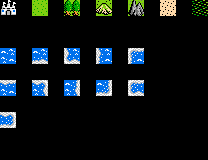

Rendered tile map (Tiled .tmx) drawn with the repository's tilesets; below, a short description and the full map source, tile grids included:
An orthogonal 13x10 tile map with 16x16 px tiles, 9 tile layers (regions, input_Terrain, output_outCastle, output_outField, ...).

<map version="1.0" orientation="orthogonal" renderorder="right-down" width="13" height="10" tilewidth="16" tileheight="16" nextobjectid="1">
 <tileset firstgid="1" source="dw-tiles.tsx" />
 <layer name="regions" width="13" height="10">
  <data encoding="csv">
3,0,3,0,3,0,3,0,3,0,3,0,3,
0,0,0,0,0,0,0,0,0,0,0,0,0,
0,0,0,0,0,0,0,0,0,0,0,0,0,
3,0,3,0,3,0,3,0,3,0,0,0,0,
0,0,0,0,0,0,0,0,0,0,0,0,0,
3,0,3,0,3,0,3,0,3,0,0,0,0,
0,0,0,0,0,0,0,0,0,0,0,0,0,
3,0,0,0,0,0,0,0,0,0,0,0,0,
0,0,0,0,0,0,0,0,0,0,0,0,0,
0,0,0,0,0,0,0,0,0,0,0,0,0
</data>
 </layer>
 <layer name="input_Terrain" width="13" height="10">
  <data encoding="csv">
13,0,15,0,16,0,17,0,18,0,21,0,22,
0,0,0,0,0,0,0,0,0,0,0,0,0,
0,0,0,0,0,0,0,0,0,0,0,0,0,
25,0,26,0,27,0,28,0,29,0,0,0,0,
0,0,0,0,0,0,0,0,0,0,0,0,0,
30,0,31,0,32,0,33,0,34,0,0,0,0,
0,0,0,0,0,0,0,0,0,0,0,0,0,
35,0,0,0,0,0,0,0,0,0,0,0,0,
0,0,0,0,0,0,0,0,0,0,0,0,0,
0,0,0,0,0,0,0,0,0,0,0,0,0
</data>
 </layer>
 <layer name="output_outCastle" width="13" height="10">
  <data encoding="csv">
13,0,0,0,0,0,0,0,0,0,0,0,0,
0,0,0,0,0,0,0,0,0,0,0,0,0,
0,0,0,0,0,0,0,0,0,0,0,0,0,
0,0,0,0,0,0,0,0,0,0,0,0,0,
0,0,0,0,0,0,0,0,0,0,0,0,0,
0,0,0,0,0,0,0,0,0,0,0,0,0,
0,0,0,0,0,0,0,0,0,0,0,0,0,
0,0,0,0,0,0,0,0,0,0,0,0,0,
0,0,0,0,0,0,0,0,0,0,0,0,0,
0,0,0,0,0,0,0,0,0,0,0,0,0
</data>
 </layer>
 <layer name="output_outField" width="13" height="10">
  <data encoding="csv">
0,0,15,0,0,0,0,0,0,0,0,0,0,
0,0,0,0,0,0,0,0,0,0,0,0,0,
0,0,0,0,0,0,0,0,0,0,0,0,0,
0,0,0,0,0,0,0,0,0,0,0,0,0,
0,0,0,0,0,0,0,0,0,0,0,0,0,
0,0,0,0,0,0,0,0,0,0,0,0,0,
0,0,0,0,0,0,0,0,0,0,0,0,0,
0,0,0,0,0,0,0,0,0,0,0,0,0,
0,0,0,0,0,0,0,0,0,0,0,0,0,
0,0,0,0,0,0,0,0,0,0,0,0,0
</data>
 </layer>
 <layer name="output_outHills" width="13" height="10">
  <data encoding="csv">
0,0,0,0,0,0,17,0,0,0,0,0,0,
0,0,0,0,0,0,0,0,0,0,0,0,0,
0,0,0,0,0,0,0,0,0,0,0,0,0,
0,0,0,0,0,0,0,0,0,0,0,0,0,
0,0,0,0,0,0,0,0,0,0,0,0,0,
0,0,0,0,0,0,0,0,0,0,0,0,0,
0,0,0,0,0,0,0,0,0,0,0,0,0,
0,0,0,0,0,0,0,0,0,0,0,0,0,
0,0,0,0,0,0,0,0,0,0,0,0,0,
0,0,0,0,0,0,0,0,0,0,0,0,0
</data>
 </layer>
 <layer name="output_outMountains" width="13" height="10">
  <data encoding="csv">
0,0,0,0,0,0,0,0,18,0,0,0,0,
0,0,0,0,0,0,0,0,0,0,0,0,0,
0,0,0,0,0,0,0,0,0,0,0,0,0,
0,0,0,0,0,0,0,0,0,0,0,0,0,
0,0,0,0,0,0,0,0,0,0,0,0,0,
0,0,0,0,0,0,0,0,0,0,0,0,0,
0,0,0,0,0,0,0,0,0,0,0,0,0,
0,0,0,0,0,0,0,0,0,0,0,0,0,
0,0,0,0,0,0,0,0,0,0,0,0,0,
0,0,0,0,0,0,0,0,0,0,0,0,0
</data>
 </layer>
 <layer name="output_outDesert" width="13" height="10">
  <data encoding="csv">
0,0,0,0,0,0,0,0,0,0,21,0,0,
0,0,0,0,0,0,0,0,0,0,0,0,0,
0,0,0,0,0,0,0,0,0,0,0,0,0,
0,0,0,0,0,0,0,0,0,0,0,0,0,
0,0,0,0,0,0,0,0,0,0,0,0,0,
0,0,0,0,0,0,0,0,0,0,0,0,0,
0,0,0,0,0,0,0,0,0,0,0,0,0,
0,0,0,0,0,0,0,0,0,0,0,0,0,
0,0,0,0,0,0,0,0,0,0,0,0,0,
0,0,0,0,0,0,0,0,0,0,0,0,0
</data>
 </layer>
 <layer name="output_outWater" width="13" height="10">
  <data encoding="csv">
0,0,0,0,0,0,0,0,0,0,0,0,0,
0,0,0,0,0,0,0,0,0,0,0,0,0,
0,0,0,0,0,0,0,0,0,0,0,0,0,
25,0,26,0,27,0,28,0,29,0,0,0,0,
0,0,0,0,0,0,0,0,0,0,0,0,0,
30,0,31,0,32,0,33,0,34,0,0,0,0,
0,0,0,0,0,0,0,0,0,0,0,0,0,
35,0,0,0,0,0,0,0,0,0,0,0,0,
0,0,0,0,0,0,0,0,0,0,0,0,0,
0,0,0,0,0,0,0,0,0,0,0,0,0
</data>
 </layer>
 <layer name="output_outSwamp" width="13" height="10">
  <data encoding="csv">
0,0,0,0,0,0,0,0,0,0,0,0,22,
0,0,0,0,0,0,0,0,0,0,0,0,0,
0,0,0,0,0,0,0,0,0,0,0,0,0,
0,0,0,0,0,0,0,0,0,0,0,0,0,
0,0,0,0,0,0,0,0,0,0,0,0,0,
0,0,0,0,0,0,0,0,0,0,0,0,0,
0,0,0,0,0,0,0,0,0,0,0,0,0,
0,0,0,0,0,0,0,0,0,0,0,0,0,
0,0,0,0,0,0,0,0,0,0,0,0,0,
0,0,0,0,0,0,0,0,0,0,0,0,0
</data>
 </layer>
</map>